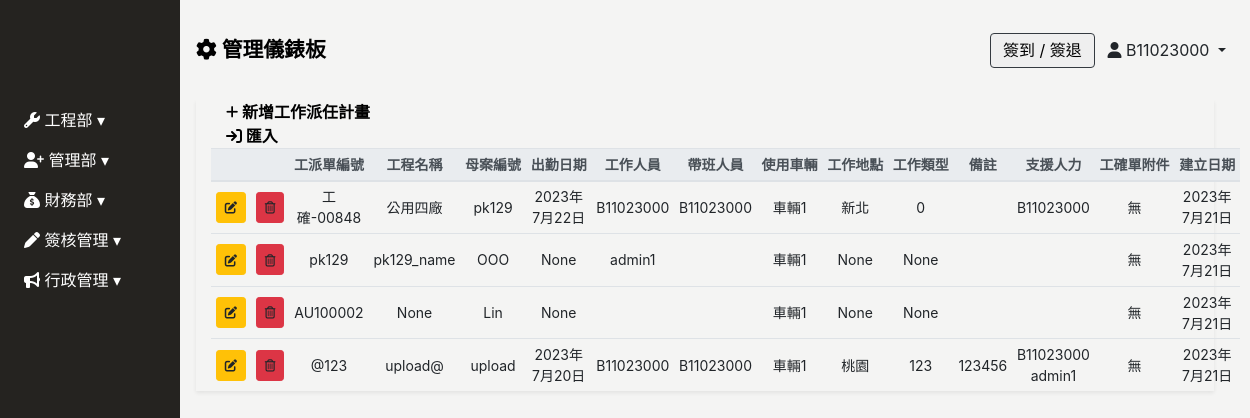
The page /job-assign/ (signed in) on the database its author committed.
### Backend/models.py (models this page shows, shortened)
class Employee(models.Model):
    GENDER_CHOICES = [
        ('M', '男'),
        ('F', '女'),
    ]
    BLOOD_TYPE_CHOICES = [
        ('A', 'A型'),
        ('B', 'B型'),
        ('AB','AB型'),
        ('O', 'O型'),
    ]
    MARITAL_STATUS_CHOICES = [
        ('M', '已婚'),
        ('S', '未婚'),
        ('D', '離異'),
    ]
    MILITARY_STATUS_CHOICES = [
        ('M', '義務役'),
        ('E', '免服役'),
        ('A', '替代役'),
    ]
    user = models.OneToOneField(User, null=True, blank=True, on_delete=models.CASCADE)
    full_name = models.CharField(max_length=10, null=True, blank=True, verbose_name='員工名稱')
    employee_id	 = models.CharField(max_length=30, blank=True,verbose_name='員工ID')
    departments = models.ForeignKey('Department', on_delete=models.SET_NULL, blank=True, null=True, related_name='employees', verbose_name='部門名稱')# 你可以通过department.employees.all()访问一个部门的所有员工。
    position = models.CharField(max_length=30, null=True, blank=True, verbose_name='職稱')
    phone_number = models.CharField(max_length=20, null=True, blank=True,verbose_name='手機號碼')
    contact_number = models.CharField(max_length=20, null=True, blank=True,verbose_name='聯絡電話')
    start_date = models.DateField(null=True, blank=True, verbose_name='到職日期')
    seniority = models.DecimalField(max_digits=3, decimal_places=1, null=True, blank=True, verbose_name='目前年資')
    id_number = models.CharField(max_length=20, null=True, blank=True, verbose_name='身份證字號')
    birthday = models.DateField(null=True, blank=True, verbose_name='出生日期')
    gender = models.CharField(max_length=1, choices=GENDER_CHOICES, null=True, blank=True, verbose_name='性別')
    blood_type = models.CharField(max_length=2, choices=BLOOD_TYPE_CHOICES, null=True, blank=True, verbose_name='血型')
    birth_place = models.CharField(max_length=100, null=True, blank=True, verbose_name='出生地')
    marital_status = models.CharField(max_length=1, choices=MARITAL_STATUS_CHOICES, null=True, blank=True, verbose_name='婚姻狀況')
    military_status = models.CharField(max_length=1, choices=MILITARY_STATUS_CHOICES, null=True, blank=True, verbose_name='兵役狀況')
    permanent_address = models.CharField(max_length=50, null=True, blank=True, verbose_name='戶籍地址')
    current_address_city = models.CharField(max_length=50, null=True, blank=True, verbose_name='現居地址縣市')
    current_address = models.CharField(max_length=50, null=True, blank=True, verbose_name='現居地址')
    location = models.CharField(max_length=50, null=True, blank=True, verbose_name='所在地')
    company_email = models.EmailField(null=True, blank=True, verbose_name='公司E_Mail')
    personal_email = models.EmailField(null=True, blank=True, verbose_name='個人E_Mail')
    emergency_contact = models.CharField(max_length=50, null=True, blank=True, verbose_name='緊急聯絡人1')
    emergency_contact_relations = models.CharField(max_length=50, null=True, blank=True, verbose_name='關係1')
    emergency_contact_phone = models.CharField(max_length=20, null=True, blank=True, verbose_name='聯絡人電話1')
    created_date = models.DateField(default=timezone.now,verbose_name='建立日期')
    update_date = models.DateField(auto_now=True, verbose_name='更新日期')
    class Meta:
        verbose_name = "員工"   # 單數
        verbose_name_plural = verbose_name   #複數

class Project_Job_Assign(models.Model):
    project_confirmation= models.ForeignKey(Project_Confirmation,on_delete=models.DO_NOTHING,related_name='project',null=True, blank=True, verbose_name="工程確認單") # 連帶帶出來的資料可重複
    attendance_date = models.DateField(null=True, blank=True, verbose_name="出勤日期")
    work_employee = models.ManyToManyField('Employee', related_name='projects_work_employee', blank=True, verbose_name='工作人員')
    lead_employee = models.ManyToManyField('Employee', related_name='projects_lead_employee', blank=True, verbose_name="帶班人員")
    support_employee = models.ManyToManyField('Employee', related_name='projects_support_employee', blank=True,verbose_name='支援人力')
    vehicle = models.CharField(max_length=100,null=True, blank=True, verbose_name='使用車輛')
    location = models.CharField(max_length=100,null=True, blank=True, verbose_name="工作地點")
    project_type = models.CharField(max_length=100,null=True, blank=True, verbose_name='工作類型')
    remark = models.TextField(null=True, blank=True, verbose_name="備註")
    attachment = models.FileField(upload_to="project-attachment/", null=True, blank=True, verbose_name="工確單附件")
    author = models.ForeignKey(Employee,max_length=100, on_delete=models.SET_NULL, null=True, blank=True, verbose_name="建立人")
    created_date = models.DateField(default=timezone.now,verbose_name='建立日期')
    update_date = models.DateField(auto_now=True, verbose_name='更新日期')
    class Meta:
        verbose_name = "工作派任計畫"   # 單數
        verbose_name_plural = verbose_name   #複數
        ordering = ['-id']
    def attachment_link(self):
        if self.attachment:
            return format_html("<a href='%s' download>下載</a>" % (self.attachment.url,))
        else:
            return "無"
    attachment_link.allow_tags = True

class Project_Confirmation(models.Model):
    project_confirmation_id = models.CharField(max_length=100, null=True, blank=True, verbose_name="工確單編號")
    quotation_id = models.CharField(max_length=100, null=True, blank=True, verbose_name="報價單號") # 唯一
    project_name = models.CharField(max_length=100, null=True, blank=True, verbose_name="工程名稱")
    order_id = models.CharField(max_length=100, null=True, blank=True, verbose_name='訂單編號')
    c_a = models.CharField(max_length=100, null=True, blank=True, verbose_name='母案編號')
    client = models.CharField(max_length=100, null=True, blank=True, verbose_name='客戶簡稱')
    requisition = models.CharField(max_length=100, null=True, blank=True, verbose_name='請購單位')
    turnover = models.CharField(max_length=10, null=True, blank=True, verbose_name='成交金額')
    is_completed = models.BooleanField(verbose_name='完工狀態',blank=True,default=False)
    completion_report_employee = models.ManyToManyField(Employee, related_name='projects_confirmation_report_employee', blank=True, verbose_name='完工回報人')
    completion_report_date = models.DateField(null=True, blank=True, verbose_name="完工回報日期")
    remark = models.TextField(null=True, blank=True, verbose_name="備註")
    reassignment_attachment = models.FileField(upload_to="project_confirmation_reassignment_attachment", null=True, blank=True, verbose_name="完工重派附件")
    author = models.ForeignKey(Employee,max_length=100, on_delete=models.SET_NULL, null=True, blank=True, verbose_name="建立人")
    created_date = models.DateField(default=timezone.now,verbose_name='建立日期')
    update_date = models.DateField(auto_now=True, verbose_name='更新日期')
    class Meta:
        verbose_name = "工程確認單"   # 單數
        verbose_name_plural = verbose_name   #複數
        ordering = ['-id']

### Frontend/views.py (the view)
# urls.py: path('job-assign/', login_required(views.Job_Assign_ListView.as_view()), name='project'),
class Job_Assign_ListView(ListView):
    model = Project_Job_Assign
    template_name = 'job_assign/job_assign.html'
    context_object_name = 'job_assign'
    def get_context_data(self, **kwargs):
        context = super().get_context_data(**kwargs)
        context["employees_list"] = employee = Employee.objects.values('id','user__username')
        context['project_confirmation_list'] = Project_Confirmation.objects.all()
        return context

### Frontend/templates/job_assign/job_assign.html (shortened to what this page needs)
{% extends 'base/base_dashboard.html' %}
{% block import %}
{% load static%}
<link rel="stylesheet" href="{% static 'css/job_assign/job_assign.css' %}">
{% endblock %}
{% block main %}
<div class="main px-3">
    <div class="job_assign-table container-fluid shadow-sm table-responsive-lg">
        <table class="table table-sm table-hover text-center" id="table"  data-toggle="table" data-sortable="true" data-show-export="true"
        data-toolbar="#toolbar"  data-pagination="true" data-height="520" data-sticky-header="true"
       data-search="true" data-show-columns="true" data-filter-strict-search="true" data-show-columns-toggle-all="true"
       data-show-fullscreen="true" data-export-types="['excel', 'json', 'csv', 'txt']"data-export-options='{"fileName": "派工單"}'>
            <div id="toolbar">
                <div class="job_assign-header container-fluid">
                    <a href="" class="font-weight-bold" id="sys_new" data-toggle="modal"
                        data-target="#job_assign-modal">
                        <i class="fa-solid fa-plus fa-sm" style="color: #000000;"></i> 新增工作派任計畫
                    </a>
                    <br>
                    <a href="" class="font-weight-bold" id="">
                        <i class="fa-solid fa-arrow-right-to-bracket" style="color: #000000;"></i> 匯入
                    </a>
                </div>
                <thead class="thead-light" style="font-size: 14px;">
                    <tr class="text-nowrap">
                        <th data-force-hide="true"></th>
                        <th data-force-hide="true"></th>
                        <th>工派單編號</th>
                        <th>工程名稱</th>
                        <th>母案編號</th>
                        <th>出勤日期</th>
                        <th>工作人員</th>
                        <th>帶班人員</th>
                        <th>使用車輛</th>
                        <th>工作地點</th>
                        <th>工作類型</th>
                        <th>備註</th>
                        <th>支援人力</th>
                        <th>工確單附件</th>
                        <th>建立日期</th>
                    </tr>
                </thead>
                <tbody style="font-size: 14px;">
                    {% for j in job_assign %}
                    <tr>
                        <td>
                            <a data-url="job_assign" data-id="{{ j.id }}" type="button"
                                class="sys_get btn btn-sm btn-warning" data-toggle="modal"
                                data-target="#job_assign-modal"></a>
                        </td>
                        <td>
                            <a data-url="job_assign" data-id="{{ j.id }}" type="button"
                                class="sys_del btn btn-sm btn-danger"></a>
                        </td>
                        <td>{{ j.project_confirmation.project_confirmation_id }}</td>
                        <td>{{ j.project_confirmation.project_name }}</td>
                        <td>{{ j.project_confirmation.c_a }}</td>
                        <td>{{ j.attendance_date }}</td>
                        <td>
                            {% for employees_list in j.work_employee.all %}
                            {{ employees_list.full_name }}
                            {% endfor %}
                        </td>
                        <td>
                            {% for employees_list in j.lead_employee.all %}
                            {{ employees_list.full_name }}
                            {% endfor %}
                        </td>
                        <td>{{ j.vehicle }}</td>
                        <td>{{ j.location }}</td>
                        <td>{{ j.project_type }}</td>
                        <td>{{ j.remark }}</td>
                        <td>
                            {% for employees_list in j.support_employee.all %}
                            {{ employees_list.full_name }}
                            {% endfor %}
                        </td>
                        <td>{{ j.attachment_link }}</td>
                        <td>{{ j.created_date }}</td>
                    </tr>
                    {% endfor %}
                </tbody>
        </table>
    </div>
</div>
{% endblock %}

### Frontend/templates/base/header.html (shortened to what this page needs)
<header class="d-flex justify-content-between align-items-center px-3">
    <div>
        <a href="{% url 'index' %}" style="color: #000; text-decoration: none;">
            <span class="font-weight-bold" style="font-size: clamp(1rem, 2vw, 1.3rem);">
                <i class="fa-solid fa-gear"></i> 管理儀錶板
            </span>
        </a>
    </div>
    <div>
        <button type="button" class="border border-dark rounded mr-2" data-toggle="modal" data-target="#clock-inout" @click="catchDateTime">
            簽到 / 簽退
        </button>
        <span class="dropdown-toggle mr-2" data-toggle="dropdown">
            <i class="fa-solid fa-user"></i> {{ request.user.employee.full_name }}
        </span>
    </div>
</header>
{% load static %}

### static/css/base/base.css (style rules this page uses)
:root { --sidebar-width: 180px; --theme-black: #252320; --theme-white: #f4f4f3; }
body { background: var(--theme-white); }

### static/css/index/index-login.css (style rules this page uses)
.main { width: calc(100vw - var(--sidebar-width) - 20px); position: relative; left: var(--sidebar-width); top: 100px; }
header { width: calc(100vw - var(--sidebar-width)); height: 100px; background: var(--theme-white); position: fixed; left: var(--sidebar-width); z-index: 1; }
header button { width: 105px; height: 35px; }

### static/css/job_assign/job_assign.css (style rules this page uses)
.job_assign-header a { text-decoration: none; color: black; }
.job_assign-table td { vertical-align: middle; }

### rows shown on the page
Project_Job_Assign: project_confirmation.project_confirmation_id "工確-00848", project_confirmation.project_name "公用四廠", project_confirmation.c_a "pk129", attendance_date "2023年7月22日", vehicle "車輛1", location "新北", project_type "0", attachment_link "無", created_date "2023年7月21日"
Employee: full_name "B11023000"
Project_Job_Assign: project_confirmation.project_confirmation_id "pk129", project_confirmation.project_name "pk129_name", project_confirmation.c_a "OOO", attendance_date "None", vehicle "車輛1", location "None", project_type "None", attachment_link "無", created_date "2023年7月21日"
Employee: full_name "admin1"
Project_Job_Assign: project_confirmation.project_confirmation_id "AU100002", project_confirmation.project_name "None", project_confirmation.c_a "Lin", attendance_date "None", vehicle "車輛1", location "None", project_type "None", attachment_link "無", created_date "2023年7月21日"
Project_Job_Assign: project_confirmation.project_confirmation_id "@123", project_confirmation.project_name "upload@", project_confirmation.c_a "upload", attendance_date "2023年7月20日", vehicle "車輛1", location "桃園", project_type "123", remark "123456", attachment_link "無", created_date "2023年7月21日"

### other values the page prints
{{ request.user.employee.full_name }} "B11023000"
